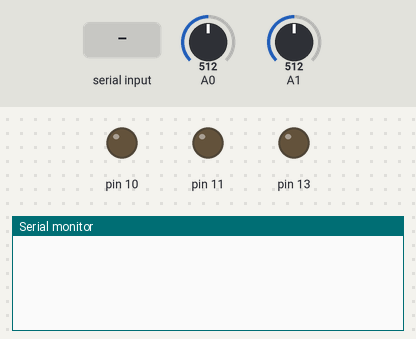
Recording of a sketch running on a simulated Arduino Uno, built with avr-gcc and run on an emulated ATmega328P. Shown: output pins drawn as LEDs (lit = HIGH), the last lines printed to the serial monitor. Inputs (shaded band) come from the test bench; at power-on: A0 = 512, A1 = 512.

Above: at 1.2 s.
1.3 s: "V" received over Serial
At 2.4 s:
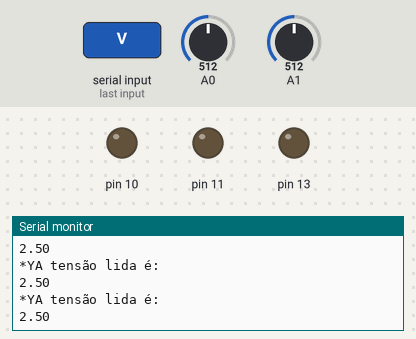
2.9 s: "O" received over Serial
At 3.12 s:
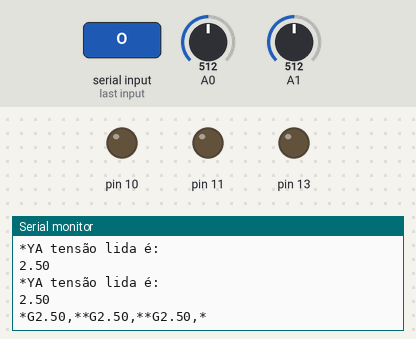

The sketch:

voltimetro_osciloscopio.ino
```cpp
char buf;
float tensao;
float tensao_lida;
// Uno Monitor Via Bluetooth
// By keuwlsoft:  www.keuwl.com  26th Sept 2015
// cc Attribution-ShareAlike
String colors[] = {"R0G0B0", "R0G150B0"}; //App Light colours for LOW and HIGH
String receive_chars = "abcdefghijkl"; //so app knows which data goes where
float voltage; //Assumes 0-1023 range over 5V
float tensao_digital;
float r = 10.0;
void setup()
{
  //Define os pinos dos leds como saida
  pinMode(11, OUTPUT);
  pinMode(13, OUTPUT);
  pinMode(10, OUTPUT);
  Serial.begin(9600);
}

void loop()
{
  while (Serial.available() > 0)
  {
    buf = Serial.read();
  }

  switch (buf)
  {
    case 'V':
      tensao_lida  = analogRead(0);
      tensao_digital = 5.0 * tensao_lida / 1024;
      tensao = tensao_digital / (1 / ( 1 + r));
      Serial.print("*Y");
      Serial.println("A tensão lida é: ");
      Serial.println(tensao_digital);
      break;
    case'O':
      Serial.print("*G"); //using 'G' as receive char for graph in app
      voltage = analogRead(1) * 0.0048828;
      Serial.print(String(voltage) + ",");
      Serial.print("*");
      //Pause before taking next measurement
      break;
  }
  delay(100);

}
```

Measured:
- after the input at 1.3 s, the serial monitor: prints a new line after 0.10 s (image 1)
- after the input at 2.9 s, the serial monitor: prints a new line at once (image 2)
